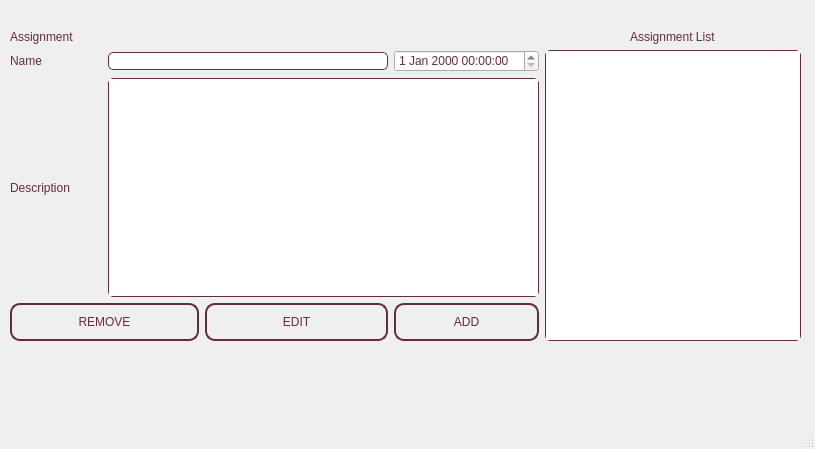
<?xml version="1.0" encoding="UTF-8"?>
<ui version="4.0">
 <class>assignmentwindow</class>
 <widget class="QMainWindow" name="assignmentwindow">
  <property name="geometry">
   <rect>
    <x>0</x>
    <y>0</y>
    <width>815</width>
    <height>449</height>
   </rect>
  </property>
  <property name="windowTitle">
   <string>assignmentwindow</string>
  </property>
  <widget class="QWidget" name="centralwidget">
   <widget class="QWidget" name="layoutWidget">
    <property name="geometry">
     <rect>
      <x>10</x>
      <y>10</y>
      <width>791</width>
      <height>381</height>
     </rect>
    </property>
    <layout class="QGridLayout" name="assignmentgrid">
     <property name="topMargin">
      <number>20</number>
     </property>
     <property name="bottomMargin">
      <number>50</number>
     </property>
     <item row="1" column="1" colspan="3">
      <widget class="QLineEdit" name="lineedit_assignmentname">
       <property name="styleSheet">
        <string notr="true">QLineEdit{
	font: 13pt &quot;High Tower Text&quot;;
	color: rgb(99, 45, 59);
	border-radius: 5px;
	border: 1px solid #632d3b;
}</string>
       </property>
       <property name="text">
        <string/>
       </property>
      </widget>
     </item>
     <item row="1" column="0">
      <widget class="QLabel" name="label_assignmentname">
       <property name="styleSheet">
        <string notr="true">QLabel{
	font: 16pt &quot;High Tower Text&quot;;
	
	color: rgb(99, 45, 59);
}</string>
       </property>
       <property name="text">
        <string>Name</string>
       </property>
      </widget>
     </item>
     <item row="1" column="5" rowspan="3">
      <widget class="QListWidget" name="listwidget_assignmentlist">
       <property name="sizePolicy">
        <sizepolicy hsizetype="Preferred" vsizetype="Expanding">
         <horstretch>0</horstretch>
         <verstretch>0</verstretch>
        </sizepolicy>
       </property>
       <property name="styleSheet">
        <string notr="true">QListWidget{
	font: 13pt &quot;High Tower Text&quot;;
	color: rgb(99, 45, 59);
	border-radius: 5px;
	border: 1px solid #632d3b;
}</string>
       </property>
      </widget>
     </item>
     <item row="1" column="4">
      <widget class="QDateTimeEdit" name="datetime_assignment">
       <property name="styleSheet">
        <string notr="true">QDateTimeEdit{
	font: 13pt &quot;High Tower Text&quot;;
	color: rgb(99, 45, 59);
}</string>
       </property>
       <property name="wrapping">
        <bool>false</bool>
       </property>
      </widget>
     </item>
     <item row="0" column="5" alignment="Qt::AlignHCenter">
      <widget class="QLabel" name="label_assignmentlist">
       <property name="styleSheet">
        <string notr="true">QLabel{
	font: 25pt &quot;Copperplate Gothic Light&quot;;
	color: rgb(99, 45, 59);
}</string>
       </property>
       <property name="text">
        <string>Assignment List</string>
       </property>
      </widget>
     </item>
     <item row="2" column="1" colspan="4">
      <widget class="QTextEdit" name="textedit_assignmentdes">
       <property name="styleSheet">
        <string notr="true">QTextEdit{
	font: 13pt &quot;High Tower Text&quot;;
	color: rgb(99, 45, 59);
	border-radius: 5px;
	border: 1px solid #632d3b;
}</string>
       </property>
      </widget>
     </item>
     <item row="2" column="0">
      <widget class="QLabel" name="label_assignmentdes">
       <property name="styleSheet">
        <string notr="true">QLabel{
	font: 16pt &quot;High Tower Text&quot;;
	color: rgb(99, 45, 59);
}</string>
       </property>
       <property name="text">
        <string>Description</string>
       </property>
      </widget>
     </item>
     <item row="0" column="0" colspan="5">
      <widget class="QLabel" name="label_assignment">
       <property name="styleSheet">
        <string notr="true">QLabel{
	border: none;
	border-bottom-color: 2px solid rgb(99, 45, 59);
	font: 25pt &quot;Copperplate Gothic Light&quot;;
	color: rgb(99, 45, 59);
}</string>
       </property>
       <property name="text">
        <string>Assignment</string>
       </property>
      </widget>
     </item>
     <item row="3" column="4">
      <widget class="QPushButton" name="button_assignmentadd">
       <property name="styleSheet">
        <string notr="true">QPushButton{
	color: rgb(99, 45, 59);
	font: 13pt &quot;High Tower Text&quot;;
	background: transparent;
	border: 2px solid #632d3b;
	border-radius: 10px;
	padding: 10px 20;
}
QPushButton:hover{
	background: rgba(255, 255, 255, 0.2)
}
QPushButton:pressed{
	background: rgba(255, 255, 255, 0.1)
}</string>
       </property>
       <property name="text">
        <string>ADD</string>
       </property>
      </widget>
     </item>
     <item row="3" column="2" colspan="2">
      <widget class="QPushButton" name="button_assignmentedit">
       <property name="styleSheet">
        <string notr="true">QPushButton{
	color: rgb(99, 45, 59);
	font: 13pt &quot;High Tower Text&quot;;
	background: transparent;
	border: 2px solid #632d3b;
	border-radius: 10px;
	padding: 10px 20;
}
QPushButton:hover{
	background: rgba(255, 255, 255, 0.2)
}
QPushButton:pressed{
	background: rgba(255, 255, 255, 0.1)
}</string>
       </property>
       <property name="text">
        <string>EDIT</string>
       </property>
      </widget>
     </item>
     <item row="3" column="0" colspan="2">
      <widget class="QPushButton" name="button_assignmentremove">
       <property name="styleSheet">
        <string notr="true">QPushButton{
	color: rgb(99, 45, 59);
	font: 13pt &quot;High Tower Text&quot;;
	background: transparent;
	border: 2px solid #632d3b;
	border-radius: 10px;
	padding: 10px 20;
}
QPushButton:hover{
	background: rgba(255, 255, 255, 0.2)
}
QPushButton:pressed{
	background: rgba(255, 255, 255, 0.1)
}</string>
       </property>
       <property name="text">
        <string>REMOVE</string>
       </property>
      </widget>
     </item>
    </layout>
   </widget>
  </widget>
  <widget class="QMenuBar" name="menubar">
   <property name="geometry">
    <rect>
     <x>0</x>
     <y>0</y>
     <width>815</width>
     <height>20</height>
    </rect>
   </property>
  </widget>
  <widget class="QStatusBar" name="statusbar"/>
 </widget>
 <resources/>
 <connections/>
</ui>
